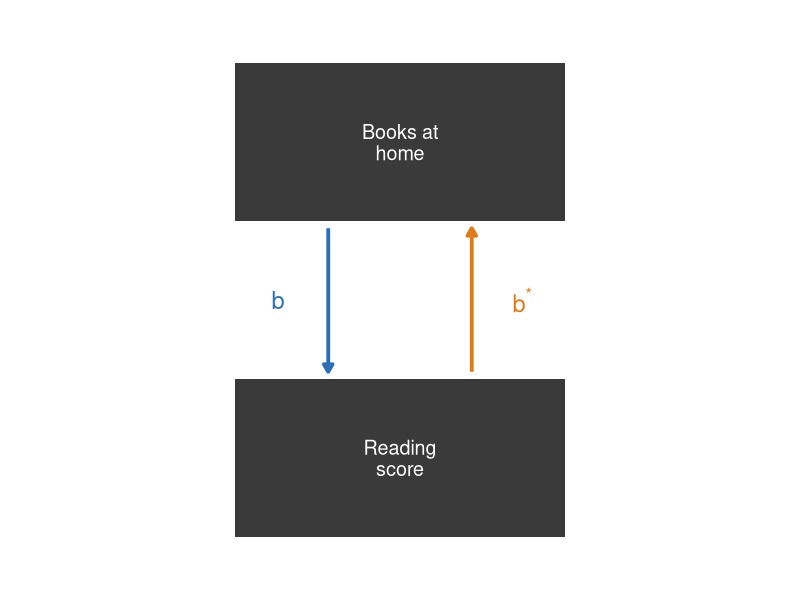
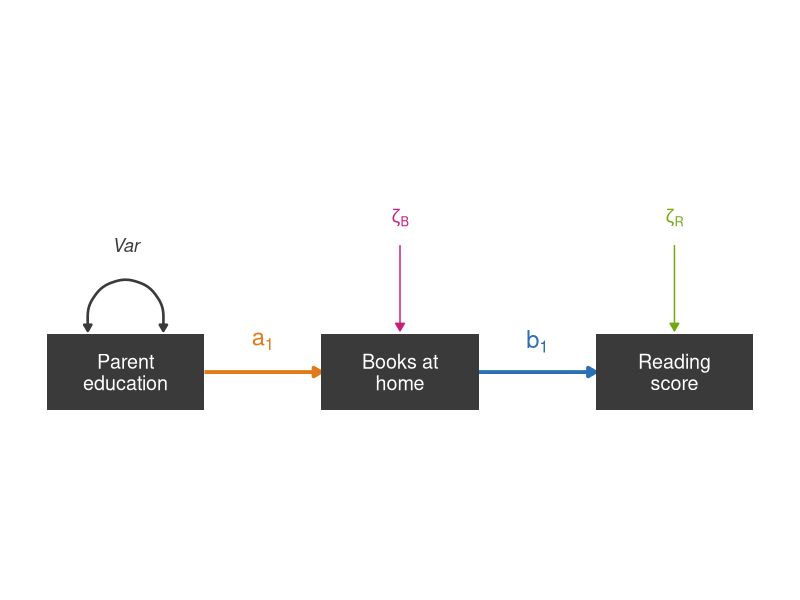
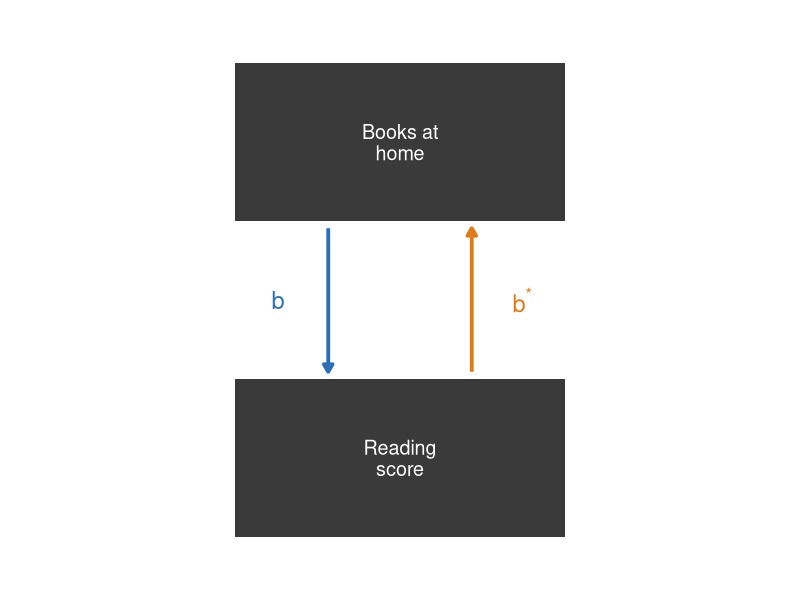
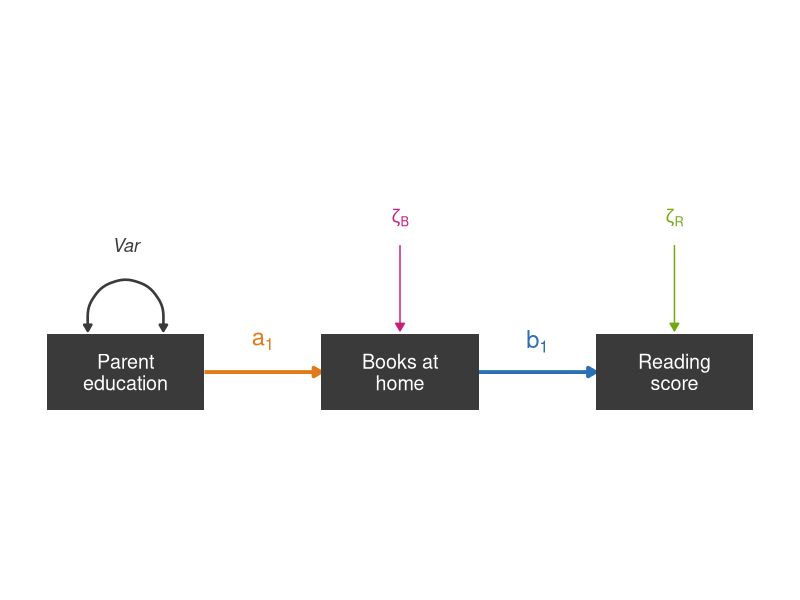
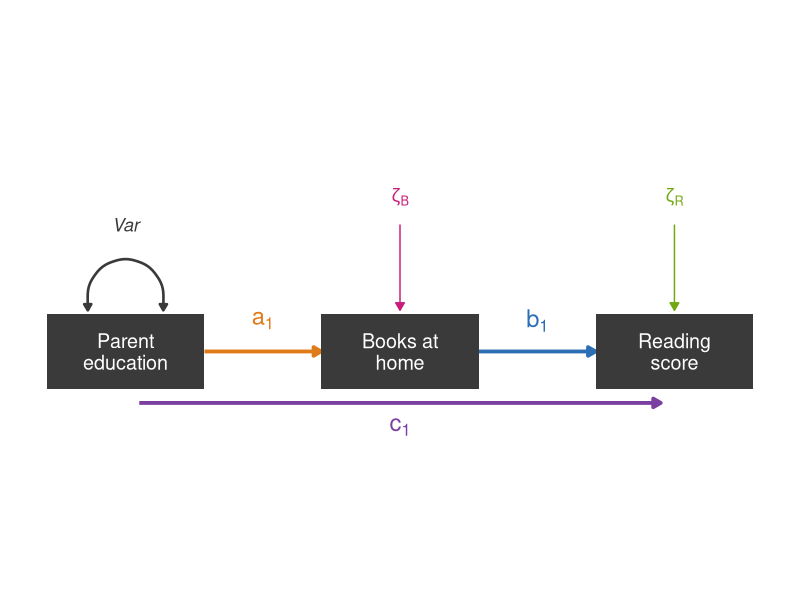

These charts were generated, in order, by the following R code:
## ---- chunk 1
#| echo: false
#| fig-width: 4.2
#| fig-height: 5
library(ggplot2)

BLU <- "#2C6FB5"; oNG <- "#E07B1A"; dk <- "#3A3A3A"
ar <- grid::arrow(length = grid::unit(0.22, "cm"), type = "closed")

box <- function(y, label) list(
  annotate("rect", xmin = -1.15, xmax = 1.15, ymin = y - 0.55, ymax = y + 0.55, fill = dk),
  annotate("text", x = 0, y = y, label = label, colour = "white", size = 5, lineheight = 0.9)
)

ggplot() +
  # b: Books -> Reading (left, pointing down)
  annotate("segment", x = -0.5, y = 1.6, xend = -0.5, yend = 0.6,
           colour = BLU, linewidth = 1.3, arrow = ar) +
  annotate("text", x = -0.85, y = 1.1, label = "b", parse = TRUE,
           colour = BLU, size = 6, fontface = "italic") +
  # b*: Reading -> Books (right, pointing up)
  annotate("segment", x = 0.5, y = 0.6, xend = 0.5, yend = 1.6,
           colour = oNG, linewidth = 1.3, arrow = ar) +
  annotate("text", x = 0.85, y = 1.1, label = "b^'*'", parse = TRUE,
           colour = oNG, size = 6, fontface = "italic") +
  box(2.2, "Books at\nhome") + box(0, "Reading\nscore") +
  coord_equal(clip = "off") +
  expand_limits(x = c(-1.9, 1.9), y = c(-0.8, 3)) +
  theme_void()
## ---- chunk 2
#| echo: false
#| fig-width: 6.5
#| fig-height: 4.8
library(ggplot2)

oNG <- "#E07B1A"; BLU <- "#2C6FB5"; MAG <- "#C81E7A"; LIM <- "#6FA80F"; dk <- "#3A3A3A"
ar <- grid::arrow(length = grid::unit(0.22, "cm"), type = "closed")
ar2 <- grid::arrow(length = grid::unit(0.18, "cm"), ends = "both", type = "closed")

circle <- function(x, y, r = 0.5) {
  t <- seq(0, 2 * pi, length.out = 60)
  data.frame(x = x + r * cos(t), y = y + r * sin(t))
}
box <- function(x, label) list(
  annotate("rect", xmin = x - 1.15, xmax = x + 1.15, ymin = -0.55, ymax = 0.55, fill = dk),
  annotate("text", x = x, y = 0, label = label, colour = "white", size = 5, lineheight = 0.9)
)

ggplot() +
  # path a1: ParentEd -> Books (orange)
  annotate("segment", x = 1.15, xend = 2.85, y = 0, yend = 0, colour = oNG, linewidth = 1.3, arrow = ar) +
  annotate("text", x = 2, y = 0.45, label = "a[1]", parse = TRUE, colour = oNG, size = 6, fontface = "italic") +
  # path b1: Books -> Reading (blue)
  annotate("segment", x = 5.15, xend = 6.85, y = 0, yend = 0, colour = BLU, linewidth = 1.3, arrow = ar) +
  annotate("text", x = 6, y = 0.45, label = "b[1]", parse = TRUE, colour = BLU, size = 6, fontface = "italic") +
  # variance of exogenous Parent education (self-loop)
  annotate("curve", x = -0.55, y = 0.6, xend = 0.55, yend = 0.6,
           colour = dk, linewidth = 0.9, curvature = -1.4, arrow = ar2) +
  annotate("text", x = 0, y = 1.85, label = "Var", colour = dk, size = 4.6, fontface = "italic") +
  # disturbance zeta_B on Books (magenta)
  annotate("segment", x = 4, xend = 4, y = 1.85, yend = 0.6, colour = MAG, arrow = ar) +
  annotate("text", x = 4, y = 2.25, label = "zeta[B]", parse = TRUE, colour = MAG, size = 4.6) +
  # disturbance zeta_R on Reading (lime)
  annotate("segment", x = 8, xend = 8, y = 1.85, yend = 0.6, colour = LIM, arrow = ar) +
  annotate("text", x = 8, y = 2.25, label = "zeta[R]", parse = TRUE, colour = LIM, size = 4.6) +
  # measured variables
  box(0, "Parent\neducation") + box(4, "Books at\nhome") + box(8, "Reading\nscore") +
  coord_equal(clip = "off") +
  expand_limits(x = c(-1.3, 9.3), y = c(-0.9, 3)) +
  theme_void()
## ---- chunk 3
#| echo: false
#| fig-width: 4.2
#| fig-height: 5
library(ggplot2)

BLU <- "#2C6FB5"; oNG <- "#E07B1A"; dk <- "#3A3A3A"
ar <- grid::arrow(length = grid::unit(0.22, "cm"), type = "closed")

box <- function(y, label) list(
  annotate("rect", xmin = -1.15, xmax = 1.15, ymin = y - 0.55, ymax = y + 0.55, fill = dk),
  annotate("text", x = 0, y = y, label = label, colour = "white", size = 5, lineheight = 0.9)
)

ggplot() +
  # b: Books -> Reading (left, pointing down)
  annotate("segment", x = -0.5, y = 1.6, xend = -0.5, yend = 0.6,
           colour = BLU, linewidth = 1.3, arrow = ar) +
  annotate("text", x = -0.85, y = 1.1, label = "b", parse = TRUE,
           colour = BLU, size = 6, fontface = "italic") +
  # b*: Reading -> Books (right, pointing up)
  annotate("segment", x = 0.5, y = 0.6, xend = 0.5, yend = 1.6,
           colour = oNG, linewidth = 1.3, arrow = ar) +
  annotate("text", x = 0.85, y = 1.1, label = "b^'*'", parse = TRUE,
           colour = oNG, size = 6, fontface = "italic") +
  box(2.2, "Books at\nhome") + box(0, "Reading\nscore") +
  coord_equal(clip = "off") +
  expand_limits(x = c(-1.9, 1.9), y = c(-0.8, 3)) +
  theme_void()
## ---- chunk 4
#| echo: false
#| fig-width: 6.5
#| fig-height: 4.8
library(ggplot2)

oNG <- "#E07B1A"; BLU <- "#2C6FB5"; MAG <- "#C81E7A"; LIM <- "#6FA80F"; dk <- "#3A3A3A"
ar <- grid::arrow(length = grid::unit(0.22, "cm"), type = "closed")
ar2 <- grid::arrow(length = grid::unit(0.18, "cm"), ends = "both", type = "closed")

circle <- function(x, y, r = 0.5) {
  t <- seq(0, 2 * pi, length.out = 60)
  data.frame(x = x + r * cos(t), y = y + r * sin(t))
}
box <- function(x, label) list(
  annotate("rect", xmin = x - 1.15, xmax = x + 1.15, ymin = -0.55, ymax = 0.55, fill = dk),
  annotate("text", x = x, y = 0, label = label, colour = "white", size = 5, lineheight = 0.9)
)

ggplot() +
  # path a1: ParentEd -> Books (orange)
  annotate("segment", x = 1.15, xend = 2.85, y = 0, yend = 0, colour = oNG, linewidth = 1.3, arrow = ar) +
  annotate("text", x = 2, y = 0.45, label = "a[1]", parse = TRUE, colour = oNG, size = 6, fontface = "italic") +
  # path b1: Books -> Reading (blue)
  annotate("segment", x = 5.15, xend = 6.85, y = 0, yend = 0, colour = BLU, linewidth = 1.3, arrow = ar) +
  annotate("text", x = 6, y = 0.45, label = "b[1]", parse = TRUE, colour = BLU, size = 6, fontface = "italic") +
  # variance of exogenous Parent education (self-loop)
  annotate("curve", x = -0.55, y = 0.6, xend = 0.55, yend = 0.6,
           colour = dk, linewidth = 0.9, curvature = -1.4, arrow = ar2) +
  annotate("text", x = 0, y = 1.85, label = "Var", colour = dk, size = 4.6, fontface = "italic") +
  # disturbance zeta_B on Books (magenta)
  annotate("segment", x = 4, xend = 4, y = 1.85, yend = 0.6, colour = MAG, arrow = ar) +
  annotate("text", x = 4, y = 2.25, label = "zeta[B]", parse = TRUE, colour = MAG, size = 4.6) +
  # disturbance zeta_R on Reading (lime)
  annotate("segment", x = 8, xend = 8, y = 1.85, yend = 0.6, colour = LIM, arrow = ar) +
  annotate("text", x = 8, y = 2.25, label = "zeta[R]", parse = TRUE, colour = LIM, size = 4.6) +
  # measured variables
  box(0, "Parent\neducation") + box(4, "Books at\nhome") + box(8, "Reading\nscore") +
  coord_equal(clip = "off") +
  expand_limits(x = c(-1.3, 9.3), y = c(-0.9, 3)) +
  theme_void()
## ---- chunk 5
#| echo: false
#| fig-width: 6.5
#| fig-height: 4.8
library(ggplot2)

oNG <- "#E07B1A"; BLU <- "#2C6FB5"; MAG <- "#C81E7A"; LIM <- "#6FA80F"; PUR <- "#7A3FA0"; dk <- "#3A3A3A"
ar <- grid::arrow(length = grid::unit(0.22, "cm"), type = "closed")
ar2 <- grid::arrow(length = grid::unit(0.18, "cm"), ends = "both", type = "closed")

circle <- function(x, y, r = 0.5) {
  t <- seq(0, 2 * pi, length.out = 60)
  data.frame(x = x + r * cos(t), y = y + r * sin(t))
}
box <- function(x, label) list(
  annotate("rect", xmin = x - 1.15, xmax = x + 1.15, ymin = -0.55, ymax = 0.55, fill = dk),
  annotate("text", x = x, y = 0, label = label, colour = "white", size = 5, lineheight = 0.9)
)

ggplot() +
  # path a1: ParentEd -> Books (orange)
  annotate("segment", x = 1.15, xend = 2.85, y = 0, yend = 0, colour = oNG, linewidth = 1.3, arrow = ar) +
  annotate("text", x = 2, y = 0.45, label = "a[1]", parse = TRUE, colour = oNG, size = 6, fontface = "italic") +
  # path b1: Books -> Reading (blue)
  annotate("segment", x = 5.15, xend = 6.85, y = 0, yend = 0, colour = BLU, linewidth = 1.3, arrow = ar) +
  annotate("text", x = 6, y = 0.45, label = "b[1]", parse = TRUE, colour = BLU, size = 6, fontface = "italic") +
  # direct path c1: ParentEd -> Reading (straight, below the boxes, purple)
  annotate("segment", x = 0.2, xend = 7.8, y = -0.75, yend = -0.75, colour = PUR, linewidth = 1.3, arrow = ar) +
  annotate("text", x = 4, y = -1.1, label = "c[1]", parse = TRUE, colour = PUR, size = 6, fontface = "italic") +
  # variance of exogenous Parent education (self-loop)
  annotate("curve", x = -0.55, y = 0.6, xend = 0.55, yend = 0.6,
           colour = dk, linewidth = 0.9, curvature = -1.4, arrow = ar2) +
  annotate("text", x = 0, y = 1.85, label = "Var", colour = dk, size = 4.6, fontface = "italic") +
  # disturbance zeta_B on Books (magenta)
  annotate("segment", x = 4, xend = 4, y = 1.85, yend = 0.6, colour = MAG, arrow = ar) +
  annotate("text", x = 4, y = 2.25, label = "zeta[B]", parse = TRUE, colour = MAG, size = 4.6) +
  # disturbance zeta_R on Reading (lime)
  annotate("segment", x = 8, xend = 8, y = 1.85, yend = 0.6, colour = LIM, arrow = ar) +
  annotate("text", x = 8, y = 2.25, label = "zeta[R]", parse = TRUE, colour = LIM, size = 4.6) +
  # measured variables
  box(0, "Parent\neducation") + box(4, "Books at\nhome") + box(8, "Reading\nscore") +
  coord_equal(clip = "off") +
  expand_limits(x = c(-1.3, 9.3), y = c(-1.5, 3)) +
  theme_void()
